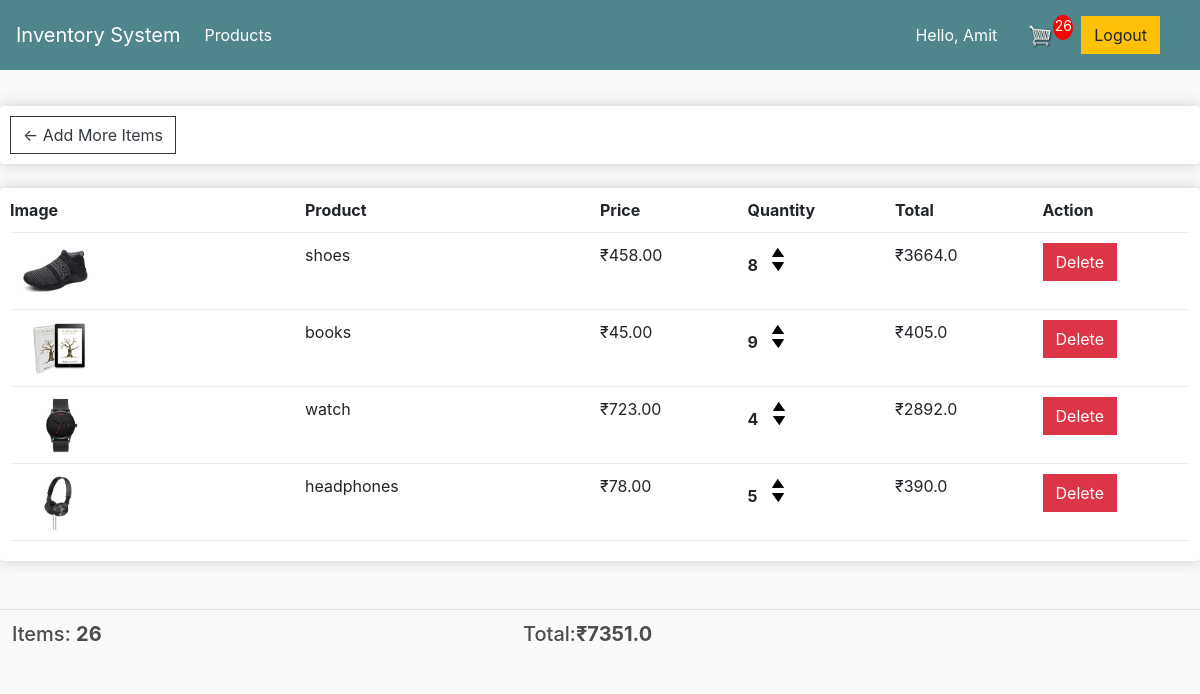
Screenshot of /product/cart/ (signed in) with the database file from the repository.
### account/models.py (models this page shows, shortened)
class CustomUser(AbstractBaseUser):
    email = models.EmailField(max_length=100, verbose_name='email', unique=True)
    name = models.CharField(max_length=100)
    date_joined = models.DateTimeField(verbose_name='date joined', auto_now_add=True)
    last_login = models.DateTimeField(verbose_name='last login', auto_now=True)
    is_admin = models.BooleanField(default=False)
    is_active = models.BooleanField(default=True)
    is_staff = models.BooleanField(default=False)
    is_superuser = models.BooleanField(default=False)
    objects = CustomUserManager()
    USERNAME_FIELD = 'email'
    REQUIRED_FIELDS = ['name']
    def __str__(self):
        return self.email

### product/models.py (models this page shows, shortened)
class CartItem(models.Model):
    product = models.ForeignKey(ProductInformation, on_delete=models.SET_NULL, null=True)
    cart = models.ForeignKey(Cart, on_delete=models.SET_NULL, null=True)
    quantity = models.IntegerField(default=0, null=True, blank=True)
    date_added = models.DateTimeField(auto_now_add=True)
    @property
    def get_total(self):
        total = self.product.price * self.quantity
        return total
    @property
    def remaining_quantity_in_inventory(self):
        remaining_quantity = self.product.quantity - self.quantity
        return remaining_quantity

class ProductInformation(models.Model):
    product_name = models.CharField(max_length=100)
    price = models.FloatField(default=0)
    quantity = models.IntegerField(default=0)
    status = models.BooleanField(default=True)
    product_image = models.ImageField(null=True, blank=True)
    @property
    def imageURL(self):
        try:
            url = self.product_image.url
        except:
            url = ''
        return url

class Cart(models.Model):
    customer = models.ForeignKey(settings.AUTH_USER_MODEL, on_delete=models.SET_NULL, null=True, blank=True)
    date_ordered = models.DateTimeField(auto_now_add=True)
    @property
    def get_cart_total(self):
        cartitems = self.cartitem_set.all()
        total = sum([item.get_total for item in cartitems])
        return total
    @property
    def get_cart_items(self):
        cartitems = self.cartitem_set.all()
        total = sum([item.quantity for item in cartitems])
        return total

### product/views.py (the view)
# urls.py: path('cart/', views.cart, name='cart'),
def cart(request):
    if request.user.is_authenticated:
        customer = request.user
        cart, created = Cart.objects.get_or_create(customer=customer)
        items = cart.cartitem_set.all()
        cartItems = cart.get_cart_items
    else:
        items = []
        cart = {'get_cart_total': 0, 'get_cart_items': 0}
        cartItems = cart['get_cart_items']
    context = {'items': items, 'cart': cart, 'cartItems': cartItems}
    return render(request, 'product/cart.html', context)

### product/templates/product/cart.html
{% extends 'base.html' %}
{% load static %}
{% block content %}
	<div class="row">
			<div class="col-lg-12">
				<div class="box-element">
				<a  class="btn btn-outline-dark" href="{% url 'product:productList' %}">&#x2190; Add More Items</a>
			</div>
			<br>
			<div class="box-element">
				<div class="cart-row">
					<div style="flex:2"><strong>Image</strong></div>
					<div style="flex:2"><strong>Product</strong></div>
					<div style="flex:1"><strong>Price</strong></div>
					<div style="flex:1"><strong>Quantity</strong></div>
					<div style="flex:1"><strong>Total</strong></div>
					<div style="flex:1"><strong>Action</strong></div>
				</div>
				{% for item in items %}
				<div class="cart-row">
					<div style="flex:2"><img class="row-image" src="{{item.product.imageURL}}"></div>
					<div style="flex:2"><p>{{item.product.product_name}}</p></div>
					<div style="flex:1"><p>₹{{item.product.price|floatformat:2}}</p></div>
					<div style="flex:1">
						<p class="quantity">{{item.quantity}}</p>
						<div class="quantity">
							<img data-product="{{item.product.id}}" data-action="add" class="chg-quantity update-cart" src="{% static  'images/arrow-up.png' %}">
							<img data-product="{{item.product.id}}" data-action="remove" class="chg-quantity update-cart" src="{% static  'images/arrow-down.png' %}">
						</div>
					</div>
					<div style="flex:1"><p>₹{{item.get_total}}</p></div>
					<div style="flex:1"><p>
									<button class="btn btn-danger update-cart" data-product="{{item.product.id}}" data-action="delete">
										Delete
									</button>
                    </p></div>
				</div>
				{% endfor %}
			</div>
				<br>
				<br>
				<table class="table">
					<tr>
						<th><h5>Items: <strong>{{cart.get_cart_items}}</strong></h5></th>
						<th><h5>Total:<strong>₹{{cart.get_cart_total}}</strong></h5></th>
					</tr>
				</table>
		</div>
	</div>
{% endblock content %}

### templates/base.html (shortened to what this page needs)
<!doctype html>
{% load static %}
<html lang="en">
  <head>
    <link rel="stylesheet" href="https://stackpath.bootstrapcdn.com/bootstrap/4.3.1/css/bootstrap.min.css"
>
    <link href="{% static '/css/navbar-top-fixed.css' %}" rel="stylesheet">
    <link rel="stylesheet" type="text/css" href="{% static '/css/util.css' %}">
	<link rel="stylesheet" type="text/css" href="{% static '/css/main.css' %}">
  </head>
  <body>
    <nav class="navbar navbar-expand-md navbar-dark fixed-top bg-dark">
      <a class="navbar-brand" href="#">Inventory System</a>
        {% if request.user.is_authenticated and user.is_superuser %}
        <div class="collapse navbar-collapse" id="navbarCollapse">
          <ul class="navbar-nav mr-auto">
            <li class="nav-item active">
              <a class="nav-link" href="{% url 'product:productList' %}">Products <span class="sr-only">(current)</span></a>
            </li>
            <li class="nav-item active">
              <a class="nav-link" href="{% url 'product:create' %}">Add Product</a>
            </li>
        </ul>
          <ul class="navbar-nav my-2 my-md-0 mr-md-3">
              <li>
                <p class="m-auto" style="color:white;">Hello, {{request.user.name}}</p>
              </li>
          </ul>
          <ul class="navbar-nav my-2 my-md-0 mr-md-3">
            <li class="nav-item active">
              <a class="nav-link" href="{% url 'account:logout' %}">
                  <button class="btn btn-warning my-2 my-sm-0" type="submit">Logout</button>
              </a>
            </li>
        </ul>
          {% elif request.user.is_authenticated and not user.is_superuser %}
        <div class="collapse navbar-collapse" id="navbarCollapse1">
          <ul class="navbar-nav mr-auto">
            <li class="nav-item active">
              <a class="nav-link" href="{% url 'product:productList' %}">Products <span class="sr-only">(current)</span></a>
            </li>
        </ul>
          <ul class="navbar-nav my-2 my-md-0 mr-md-3">
              <li>
                <p class="m-auto" style="color:white;">Hello, {{request.user.name}}</p>
              </li>
          </ul>
          <div class="form-inline my-2 my-lg-0">
              <a href="{% url 'product:cart' %}">
                  <img  id="cart-icon" src="{% static 'images/cart.png' %}">
              </a>
              <p id="cart-total">{{cartItems}}</p>
          </div>
          <ul class="navbar-nav my-2 my-md-0 mr-md-3">
            <li class="nav-item active">
              <a class="nav-link" href="{% url 'account:logout' %}">
                  <button class="btn btn-warning my-2 my-sm-0" type="submit">Logout</button>
              </a>
            </li>
          </ul>
        {% endif %}
    </nav><br/>
    {% block content %}
    {% endblock %}
  </body>
</html>

### static/css/navbar-top-fixed.css (style rules this page uses)
body { min-height: 75rem; padding-top: 4.5rem; }

### static/css/main.css (style rules this page uses)
body { background-color: hsl(0, 0%, 98%); }
h1,h2,h3,h4,h5,h6 { color:hsl(0, 0%, 30%); }
.box-element { box-shadow:hsl(0, 0%, 80%) 0 0 16px; background-color: #fff; border-radius: 4px; padding: 10px; }
.bg-dark { background-color: #4f868c!important; }
#cart-icon { width:25px; display: inline-block; margin-left: 15px; }
#cart-total { display: block; text-align: center; color:#fff; background-color: red; width: 20px; height: 25px; border-radius: 50%; font-size: 14px; }
.col-lg-4, .col-lg-6, .col-lg-8, .col-lg-12 { margin-top: 10px; }
.btn { border-radius: 0; }
.row-image { width: 100px; }
.cart-row { display: flex; align-items: flex-stretch; padding-bottom: 10px; margin-bottom: 10px; border-bottom: 1px solid #ececec; }
.quantity { display: inline-block; font-weight: 700; padding-right:10px; }
.chg-quantity { width: 12px; cursor: pointer; display: block; margin-top: 5px; transition:.1s; }

### rows the page displays
CustomUser: user.name "Amit"
CartItem: product.imageURL (picture), product.product_name "shoes", product.price "458.00", quantity "8", get_total "3664.0"
CartItem: product.imageURL (picture), product.product_name "books", product.price "45.00", quantity "9", get_total "405.0"
CartItem: product.imageURL (picture), product.product_name "watch", product.price "723.00", quantity "4", get_total "2892.0"
CartItem: product.imageURL (picture), product.product_name "headphones", product.price "78.00", quantity "5", get_total "390.0"
Cart: get_cart_items "26", get_cart_total "7351.0"

### other values shown
{{ cartItems }} "26"
